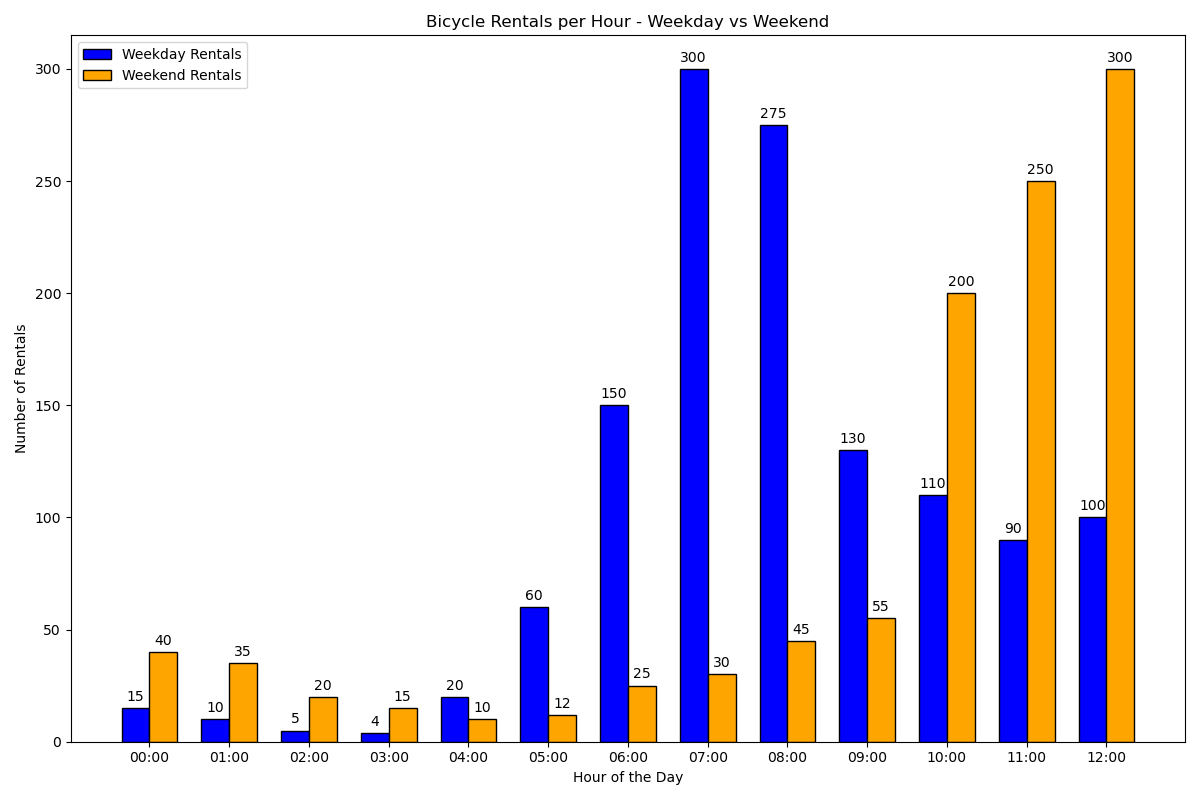

Recreate this plot in Python.

import matplotlib.pyplot as plt
import numpy as np

# Given chart table data
data = [
    {'Hour': '00:00', 'Weekday Rentals': 15, 'Weekend Rentals': 40},
    {'Hour': '01:00', 'Weekday Rentals': 10, 'Weekend Rentals': 35},
    {'Hour': '02:00', 'Weekday Rentals': 5,  'Weekend Rentals': 20},
    {'Hour': '03:00', 'Weekday Rentals': 4,  'Weekend Rentals': 15},
    {'Hour': '04:00', 'Weekday Rentals': 20, 'Weekend Rentals': 10},
    {'Hour': '05:00', 'Weekday Rentals': 60, 'Weekend Rentals': 12},
    {'Hour': '06:00', 'Weekday Rentals': 150,'Weekend Rentals': 25},
    {'Hour': '07:00', 'Weekday Rentals': 300,'Weekend Rentals': 30},
    {'Hour': '08:00', 'Weekday Rentals': 275,'Weekend Rentals': 45},
    {'Hour': '09:00', 'Weekday Rentals': 130,'Weekend Rentals': 55},
    {'Hour': '10:00', 'Weekday Rentals': 110,'Weekend Rentals': 200},
    {'Hour': '11:00', 'Weekday Rentals': 90, 'Weekend Rentals': 250},
    {'Hour': '12:00', 'Weekday Rentals': 100,'Weekend Rentals': 300}
]

# Extracting hours, weekday rentals and weekend rentals into separate lists
hours = [item['Hour'] for item in data]
weekday_rentals = [item['Weekday Rentals'] for item in data]
weekend_rentals = [item['Weekend Rentals'] for item in data]

# Setting the positions and width for the bars
positions = np.arange(len(hours))
bar_width = 0.35

# Plotting the bar chart
fig, ax = plt.subplots(figsize=(12, 8))

# Creating bar plots
weekday_bars = ax.bar(positions - bar_width/2, weekday_rentals, bar_width, label='Weekday Rentals', color='blue', edgecolor='black')
weekend_bars = ax.bar(positions + bar_width/2, weekend_rentals, bar_width, label='Weekend Rentals', color='orange', edgecolor='black')

# Adding text for labels, title and custom x-axis tick labels
ax.set_xlabel('Hour of the Day')
ax.set_ylabel('Number of Rentals')
ax.set_title('Bicycle Rentals per Hour - Weekday vs Weekend')
ax.set_xticks(positions)
ax.set_xticklabels(hours)

# Adding a legend
ax.legend()

# Adding bar labels
def add_bar_labels(bars):
    """Attach a text label above each bar displaying its height."""
    for bar in bars:
        height = bar.get_height()
        ax.annotate('{}'.format(height),
                    xy=(bar.get_x() + bar.get_width() / 2, height),
                    xytext=(0, 3),  # 3 points vertical offset
                    textcoords="offset points",
                    ha='center', va='bottom')

add_bar_labels(weekday_bars)
add_bar_labels(weekend_bars)

# Displaying the plot
plt.tight_layout()
plt.show()
